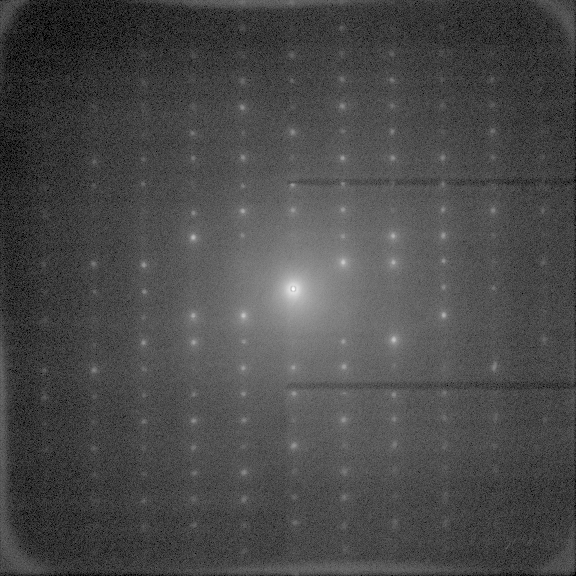
#> input picture sector_slice/fake_cbed.png, 576 x 576 px
$ python slice_image.py
#> lines starting #> are read from the running program, lines starting #| are printed output that depends on the picture
from PIL import Image


def slice_image(image_path, output_folder):
    """
    Slices an image into 4 equal parts vertically and saves them.

    Parameters:
        image_path (str): The path to the image to be sliced.
        output_folder (str): The folder where the sliced images will be saved.

    Returns:
        None
    """
#> called with image_path = './fake_cbed.png', output_folder = './'
    # Open the image using PIL
    img = Image.open(image_path)
#> img is the input picture: PIL image 576x576 L; min 0, max 255, mean 73.7

    # Get the dimensions of the image
    width, height = img.size
#> width = 576; height = 576

    # Calculate the height of each slice
    slice_height = height // 4
#> slice_height = 144

    # Loop to create each slice
    for i in range(4):
        left = 0
        right = width
        upper = i * slice_height
        lower = (
            (i + 1) * slice_height if i != 3 else height
        )  # Use the image's lower edge for the last slice

        # Crop the image to create the slice
        img_slice = img.crop((left, upper, right, lower))

        # Save the slice
        img_slice.save(f"{output_folder}/slice_{i + 1}.png")
#> this loop made 4 passes
#> pass 1, in slice_image, `img_slice = img.crop((left, upper, right, lower))`:
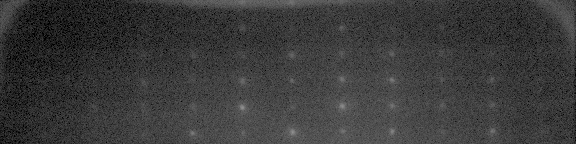
#> img_slice: PIL image 576x144 L; min 0, max 145, mean 58.1
#> pass 2, in slice_image, `img_slice = img.crop((left, upper, right, lower))`:
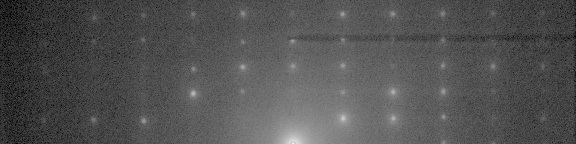
#> img_slice: PIL image 576x144 L; min 0, max 240, mean 81.9
#> pass 3, in slice_image, `img_slice = img.crop((left, upper, right, lower))`:
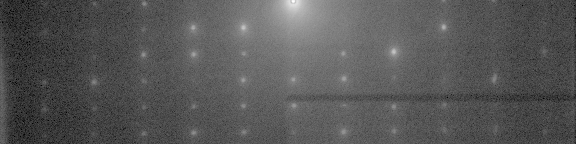
#> img_slice: PIL image 576x144 L; min 0, max 255, mean 86.5
#> after the loop:
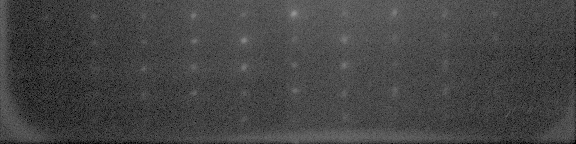
#> img_slice: PIL image 576x144 L; min 0, max 150, mean 68.4


if __name__ == "__main__":
    image_path = "./fake_cbed.png"
    output_folder = "./"

    # Call the function to slice the image
    slice_image(image_path, output_folder)

$ run again, with sector_slice/slice_1.png copied over sector_slice/fake_cbed.png
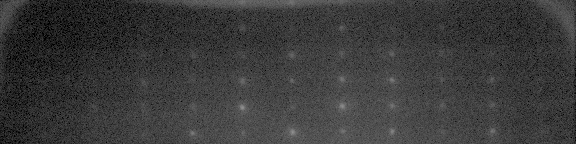
#> input picture sector_slice/slice_1.png, 576 x 144 px
#> in slice_image, img is the input picture: PIL image 576x144 L; min 0, max 145, mean 58.1
#> the loop in slice_image, `for i in range(4):` made 4 passes
#> pass 1, in slice_image, `img_slice = img.crop((left, upper, right, lower))`:
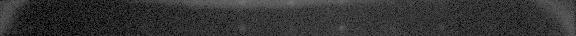
#> img_slice: PIL image 576x36 L; min 0, max 115, mean 51.6
#> after the loop in slice_image, `for i in range(4):`:
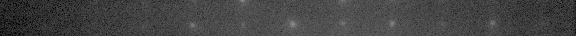
#> img_slice: PIL image 576x36 L; min 0, max 145, mean 67.3
